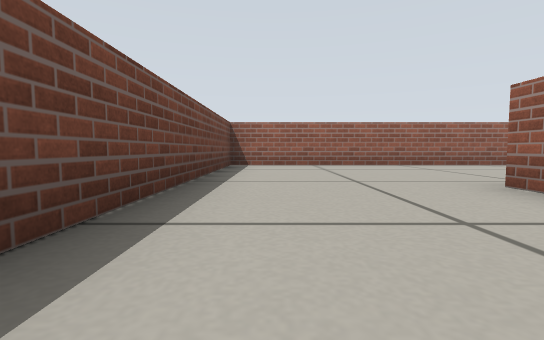
view 1 (above)

13 first-person views from a walk through a Gazebo world. The camera is 0.19 m above the floor, tilts 4° down and sees 85° across. The floor is counted in squares, 0.5 m on a side. Each view is taken from the middle of a square. On the plan, view 1 faces up. The plan holds only what a view shows up to about 9 squares ahead; the rest is blank.

view 2
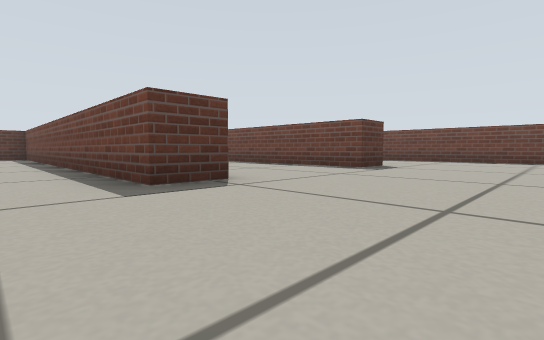

view 3
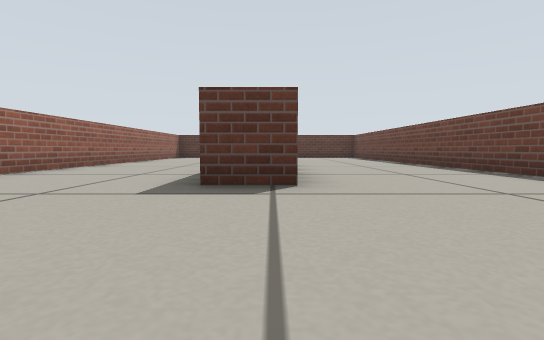

view 4
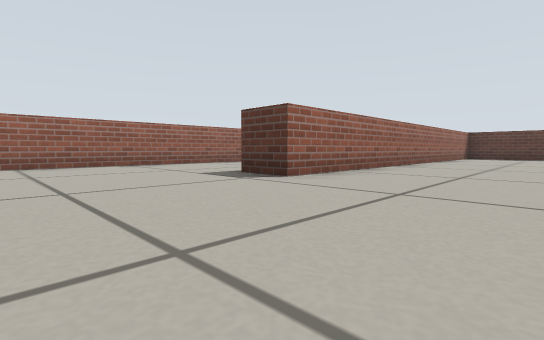

view 5
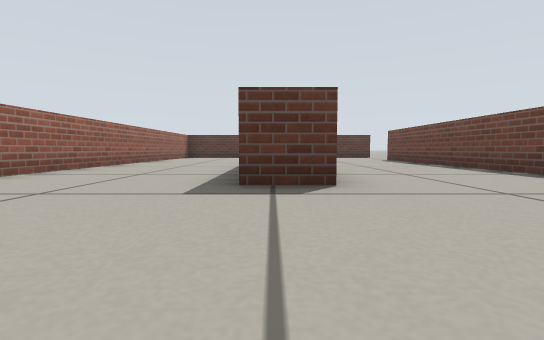

view 6
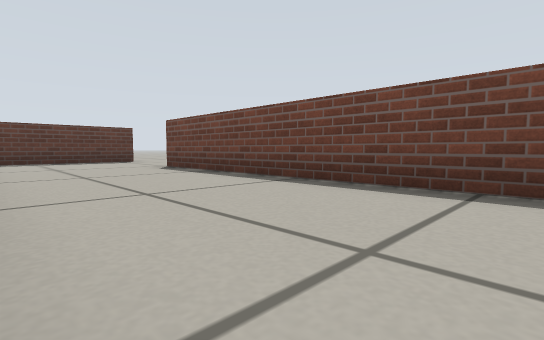

view 7
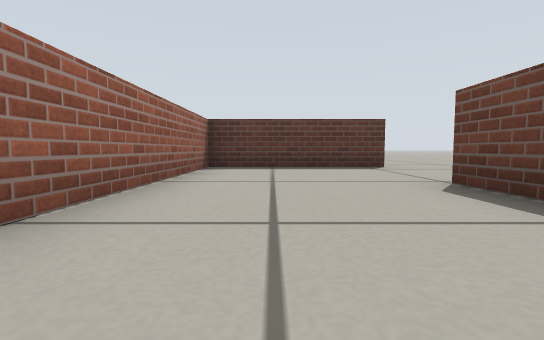

view 8
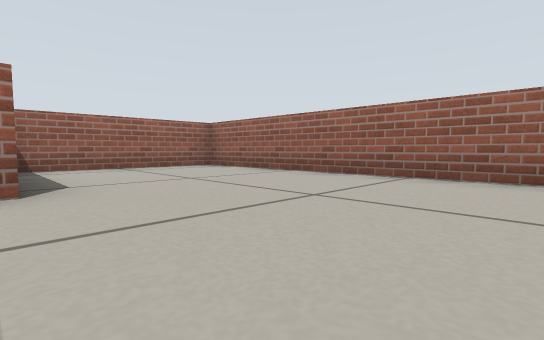

view 9
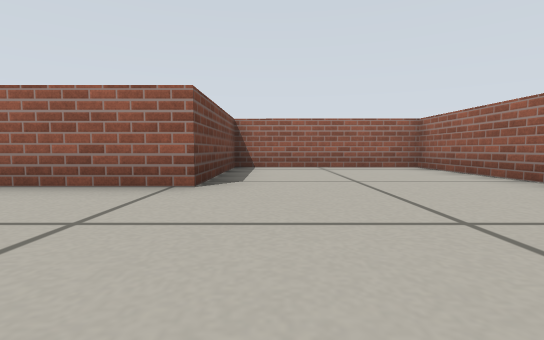

view 10
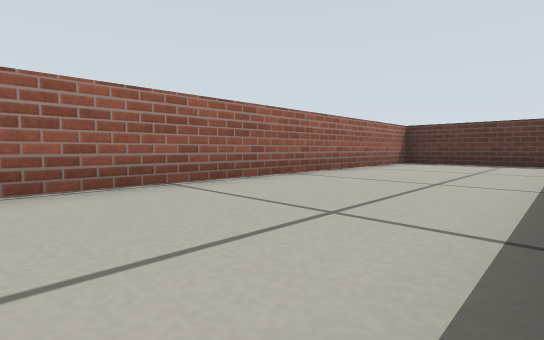

view 11
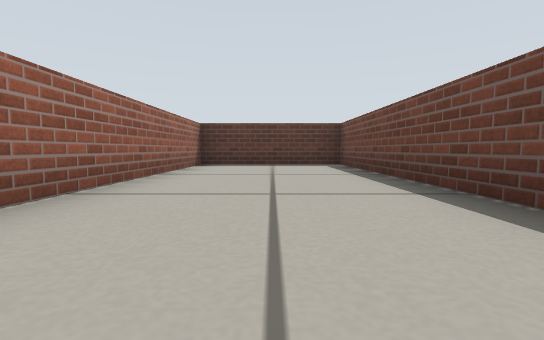

view 12
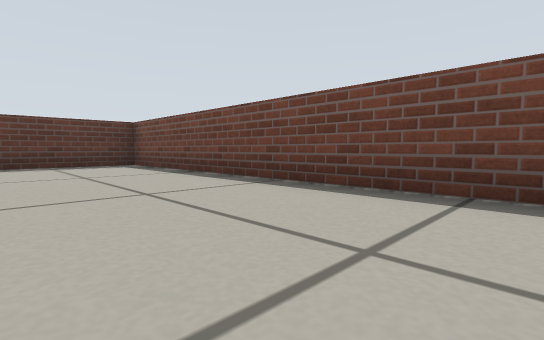

view 13
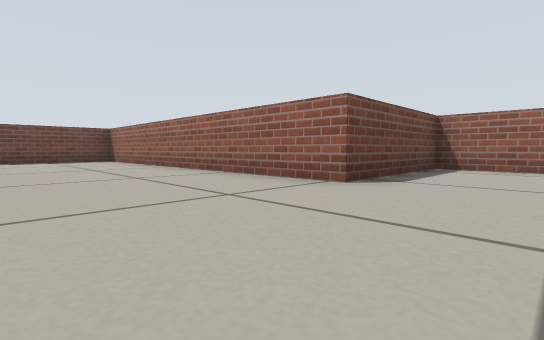

### Floor plan
Points are (right, up) in squares from view 1. A wall is a line through its corners. A room is listed if a view was taken in it or the views show most of it. See-through windows are left out.
Room 1 (views 1, 2, 3, 4, 5, 6, 7, 8, 9, 10, 11, 12, 13)
walls: (2.3, 2.5) (2.3, 3) (3.3, 3) (3.3, -7.2) (6.7, -7.2) (6.7, 3) (7.7, 3) (7.7, -5.5); (8.3, -7.2) (11.1, -7.2) (11, 10.1) (7.2, 10.2) (7.2, 7) (-1, 7) (-1, -4.2); (-1.4, -7.2) (2.3, -7.2) (2.3, -2.4)
ways out: opening at (-1, -5.5)

Where each view was taken, in squares from view 1:
view 1: 0 up, 0 right, facing up
view 2: 6 up, 9 right, facing down-left
view 3: 6 up, 7 right, facing down
view 4: 6 up, 4 right, facing down-right
view 5: 6 up, 3 right, facing down
view 6: 2 up, 2 right, facing down-left
view 7: 1 down, 1 right, facing down
view 8: 4 up, 7 right, facing up-right
view 9: 4 up, 8 right, facing up
view 10: 1 up, 8 right, facing down-right
view 11: 0 up, 5 right, facing down
view 12: 0 up, 6 right, facing down-left
view 13: 4 up, 9 right, facing up-left
